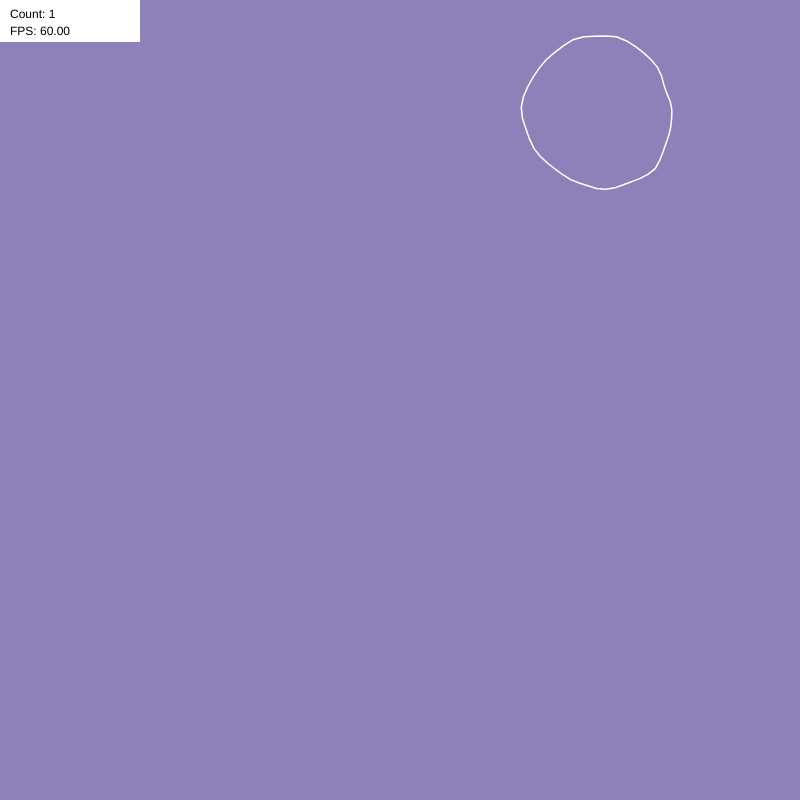
Frame 1 (no input)
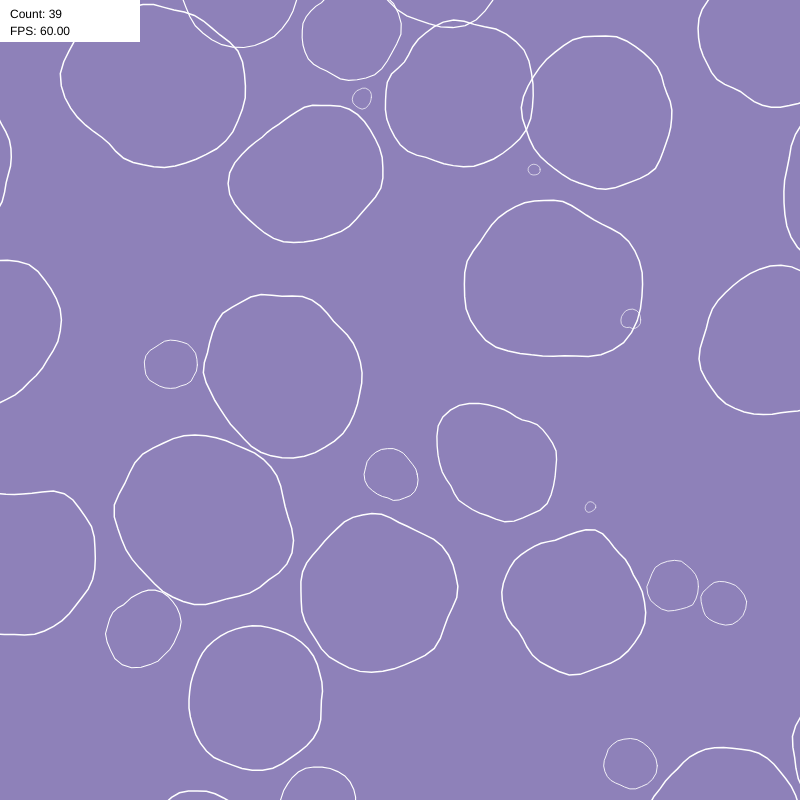
Frame 60 (no input)
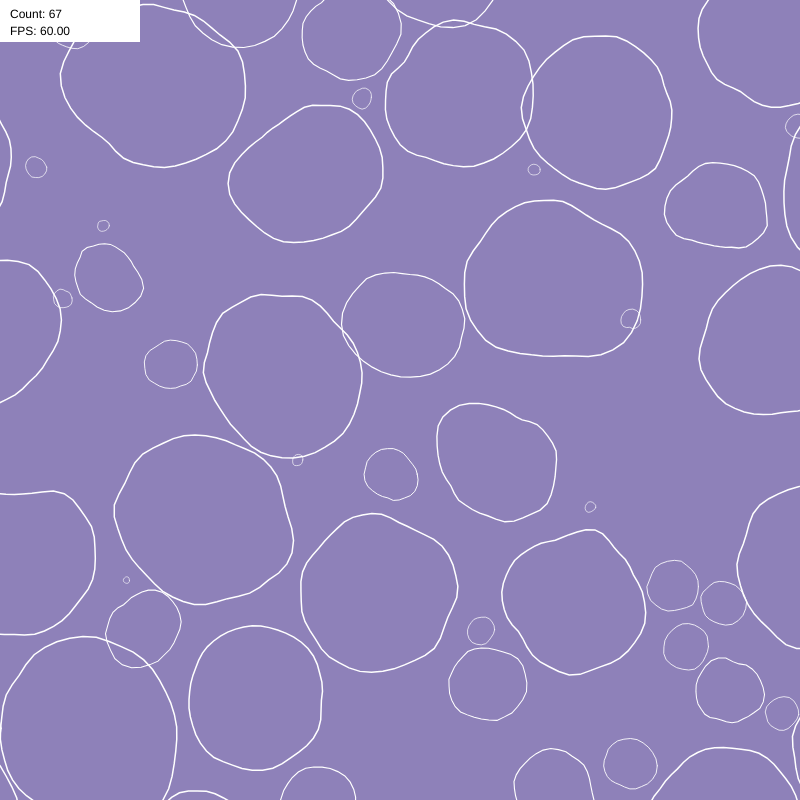
Frame 120 (the mouse pressed at the canvas centre since frame 60)

The p5.js sketch that drew these frames (run headless with seeded random() and noise() and a simulated clock; from frame 60 on, the mouse is pressed at the canvas centre):

// p5.js sketch
// ── sketch.js
let maxRadius = 80;
let minRadius = 2;

let pebbles = [];
const NOISE_SCALE = 0.4;    // spatial noise scale for surface jitter, 선의 매끄러움
const JITTER_RATIO = 0.52;  // max radial jitter as a fraction of radius, 원 형태를 이루는 곡선의 임의성
let showOverlay = true;     // overlay toggle

class Pebble {
    constructor(x, y, r) {
        this.x = x;
        this.y = y;
        this.r = r;
        this.seed = random(10000);
        this.segments = max(12, floor(map(r, minRadius, maxRadius, 16, 48)));
        this.jitterRatio = JITTER_RATIO;
    }

    effectiveRadius() {
        // conservative packing radius accounting for possible jitter
        return this.r * (0.5 + this.jitterRatio); // 돌 사이의 간격 JITTER_RATIO에 비례. JITTER_RATIO가 클 때는 줄여줘야 함. 
    }

    draw(t) {
        // draw a closed, wiggly polyline ('pebble')
        beginShape();
        for (let i = 0; i < this.segments; i++) {
            const a = (i / this.segments) * TWO_PI;
            const ux = cos(a);
            const uy = sin(a);
            // Fixed shape (time-invariant) noise:
            const n = noise(this.seed + ux * NOISE_SCALE, this.seed + uy * NOISE_SCALE);
            // For animated shapes, use this instead:
            // const n = noise(this.seed + ux * NOISE_SCALE, this.seed + uy * NOISE_SCALE, t * 0.1);
            const jitter = (n - 0.5) * 2 * this.r * this.jitterRatio; // symmetric around 0
            const rad = this.r + jitter;
            const vx = this.x + ux * rad;
            const vy = this.y + uy * rad;
            vertex(vx, vy);
        }
        endShape(CLOSE);
    }
}

function setup() {
    createCanvas(800, 800)
    noFill();
    stroke(0);
    strokeWeight(1);
}

function draw() {
    // background(255)
    background(142, 129, 185);
    noFill();
    stroke(255);

    const currentCount = pebbles.length;
    for (let attempt = 0; attempt < 1; attempt++) { // 한 프레임당 10개 시도


        let newX = random(0 - maxRadius, width + maxRadius);
        let newY = random(0 - maxRadius, height + maxRadius);
        let newR = minRadius;

        let intersection = false;
        for (let i = 0; i < currentCount; i++) {
            const p = pebbles[i];
            const d = dist(newX, newY, p.x, p.y);
            if (d < newR + p.effectiveRadius()) {
                intersection = true;
                break;
            }
        }

        if (intersection == false) {
            let newRadius = width;
            for (let i = 0; i < currentCount; i++) {
                const p = pebbles[i];
                const d = dist(newX, newY, p.x, p.y);
                if (newRadius > d - p.effectiveRadius()) {
                    newRadius = d - p.effectiveRadius();
                }
            }

            if (newRadius > maxRadius) newRadius = maxRadius;
            pebbles.push(new Pebble(newX, newY, newRadius));
        }
    }

    for (let i = 0; i < pebbles.length; i++) {
        const p = pebbles[i];
        if (p && typeof p.draw === 'function') {
            // stroke thickness proportional to radius
            const w = constrain(map(p.r, minRadius, maxRadius, 0.6, 1.5), 0.5, 6);
            strokeWeight(w);
            p.draw(frameCount / 60);
        }
    }

    if (showOverlay) {
        noStroke();
        fill(255);
        rect(0, 0, 140, 42);
        fill(0);
        textSize(12);
        text(`Count: ${pebbles.length}`, 10, 18);
        text(`FPS: ${nf(frameRate(), 2, 2)}`, 10, 35);
    }
}

function keyPressed() {
    if (key === 'o' || key === 'O') {
        showOverlay = !showOverlay;
    }
}
